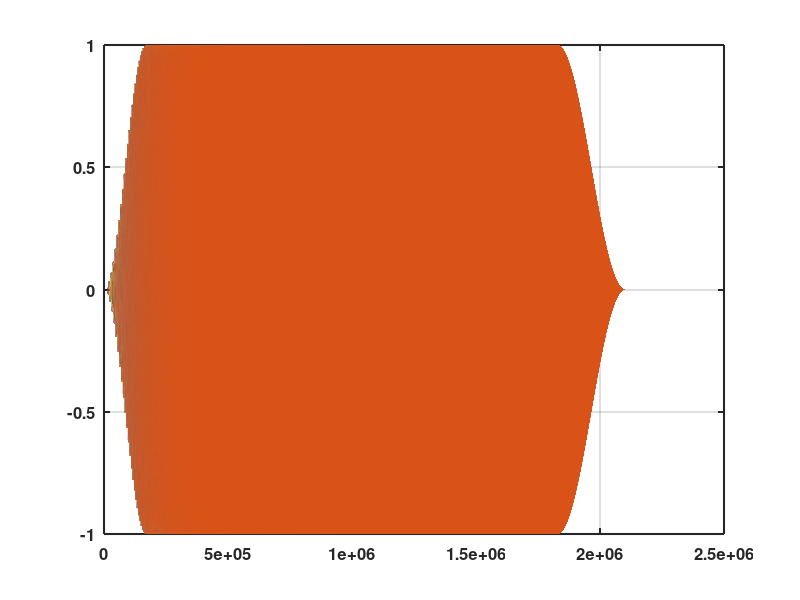

MATLAB code to generate this figure: (Note: this script raises an error after producing the figure.)
% CCIR-weighting digital filter
clear all;close all;clc
set(0,'DefaultLineLineWidth',1.0);
set(0,'DefaultAxesFontSize',12);
set(0,'DefaultAxesFontWeight','bold')
set(0,'DefaultAxesLineWidth',1.5)
% dBfs = 0;%-34.0%-6.0

%~~~~~ GENERATE LOG SWEEP ~~~~~~~~%

% sig_frac=0.5;% fraction of full scale
% sig_frac = 10^(dBfs/20.0)
sig_frac = 1.0;
fs=96000;% must ensure that Windows settings are the same!
N=2^21;%19;% make this larger if there is insufficient time clearance
% S_dac=-1.59;% Focusrite 2i2 Yes, it inverts its monitor output!
% S_adc=+1.16;% Focusrite 2i2 line input gain @ 12:00 o'clock
Npad=0;%N/4;% this is the total zeropad, added to end of play file
Ns=N-Npad;% most of array is used for sweep

t=linspace(0,(N-1)/fs,N)';% column vector
ts=linspace(0,(Ns-1)/fs,Ns)';% to calculate sweep

%-----------------------calculate logsweep-----------------------------%
f_start=10;% beginning of turnon half-Hann
f1=20;% end of turnon half-hann
%f2=0.91*fs/2;% beginning of turnoff half-Hann
f2=16000%20000;
f_stop=fs/2;% end of turnoff half-Hann
Ts=Ns/fs;% sweep duration.  This is N-Npad samples in length.
Ls=Ts/log(f_stop/f_start);% time for frequency to increase by factor e
sweep=zeros(N,1);% initialize
sweep(1:Ns)=sin(2*pi*f_start*Ls*(exp(ts/Ls)-1));% logsweep
%-----------------------------------------------------------------------%

%------------------tapered sweep window------------------------------
indexf1=round(fs*Ls*log(f1/f_start))+1;% end of starting taper
indexf2=round(fs*Ls*log(f2/f_start))+1;% beginning of ending taper
windo=ones(N,1);
windo(1:indexf1)=0.5*(1-cos(pi*(1:indexf1)/indexf1));% pre-taper
windo(indexf2+1:Ns)=0.5*(1+cos(pi*(1:Ns-indexf2)/(Ns-indexf2)))';% post-taper
windo(Ns+1:N)=0; % zeropad end of sweep
windosweep=windo.*sweep;% tapered at each end for output to DAC
%-----------------------------------------------------------------------%

y=sig_frac*[windosweep windosweep];% in phase for vinyl pressing
%~~~~~ GENERATE LOG SWEEP ENDS ~~~~~~~~%

% y = sin(1000*ts*fs); % 1 kHz test tone

data = y;



% tracks = SeperateTracks('/Users/cz/OneDrive - University of Waterloo/School/Vinyl_Project/audio_bin/A0000B0000/031419_A0000B0000r029a.wav');
% data = tracks('sweep');


fs = 96000;
figure(1);
plot(data)
grid on;


[data_fft, freq_fft] = audio_spectrum(data, fs, 1, length(data));
figure(2)
audio_plotspectrum(freq_fft, data_fft, 'pre filter')


% data = data(1:10*fs);
data_A = audio_CCIRweightingTest(data);

[dataA_fft, freqA_fft] = audio_spectrum(data_A, fs, 1, length(data_A));
figure(3)
audio_plotspectrum(freqA_fft, dataA_fft, 'post filter')


% function data_CCIR = audio_CCIRweighting(data)
function data_CCIR = audio_CCIRweightingTest(data)
   fs=96000;
   frdc=[0 31.5 63 100 200 400 800 1000 2000 3150 4000 5000 6300 7100 8000 9000 10000 12500 14000 16000 20000 25000 30000 fs/2];
   CCIR=[-inf -35.5 -29.5 -25.4 -19.4 -13.4 -7.5 -5.6 0.0 3.4 4.9 6.1 6.6 6.4 5.8 4.5 2.5 -5.6 -10.9 -17.3 -27.8 -35 -50 -inf];
   Wn=2*frdc/fs;
   CCIRmag=10.^(CCIR/20);
   [b,a]=yulewalk(12,Wn,CCIRmag);%%%%%%%%%%%%%%%%%%%%%
   [d,c]=butter(1,2*750/fs,'high');% this corrects DC-LF with highpass
   fb=conv(b,d);ea=conv(a,c);
   data_CCIR=filter(fb,ea,data);
   %----------------------plot yulewalk freq------------
   % f=[0:N/2]*fs/N;
   % OUTPUT=fft(signal);
   %------------------------------------------------------------------
   
end